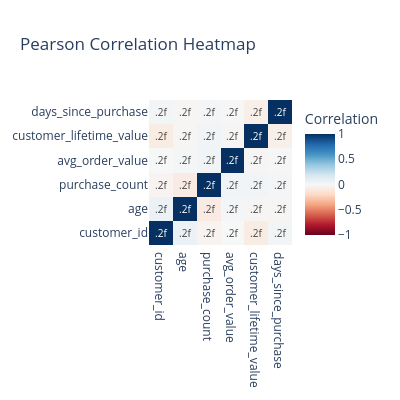

Notebook code for this chart:
### Markdown cell above
## Example 1: Granular Control - Custom Analysis Selection

Use individual flags to run only the analyses you need.

### Code cell
# Example: Run only statistics and correlations (skip distributions, outliers, etc.)
print("\n=== Example 1: Custom Analysis Selection ===")
print("Running only: Statistics + Correlations + Visualizations")
print("Skipping: Distributions, Outliers, Relationships, Advanced Insights\n")

autolyse_custom = Autolyse(
    html=False,  # Display in Jupyter instead of HTML
    api_key=GEMINI_KEY,
    # Enable only specific analyses
    enable_statistics=True,      # ✓ Run statistics
    enable_correlations=True,     # ✓ Run correlations
    enable_visualizations=True,   # ✓ Generate charts
    enable_missing_values=False,  # ✗ Skip missing values
    enable_distributions=False,   # ✗ Skip distributions
    enable_outliers=False,        # ✗ Skip outlier detection
    enable_relationships=False,   # ✗ Skip relationships
    enable_advanced_insights=False # ✗ Skip advanced analysis
)

results = autolyse_custom.analyse(ecommerce_df, show_progress=True)

### Figure 1 — Plotly figure (JSON) as saved in the notebook; plotly's stock layout.template omitted (floating-point values rounded to 4 significant figures)
{"data": [{"colorbar": {"title": {"text": "Correlation"}}, "colorscale": [[0, "rgb(103,0,31)"], [0.1, "rgb(178,24,43)"], [0.2, "rgb(214,96,77)"], [0.3, "rgb(244,165,130)"], [0.4, "rgb(253,219,199)"], [0.5, "rgb(247,247,247)"], [0.6, "rgb(209,229,240)"], [0.7, "rgb(146,197,222)"], [0.8, "rgb(67,147,195)"], [0.9, "rgb(33,102,172)"], [1, "rgb(5,48,97)"]], "hovertemplate": "%{y} vs %{x}<br>Correlation: %{z:.3f}<extra></extra>", "text": [[1.0, 0.06196, -0.0269, 0.00291, -0.08192, 0.02492], [0.06196, 1.0, -0.08251, 0.01796, -0.01452, -0.01262], [-0.0269, -0.08251, 1.0, 0.02904, 0.0326, 0.01812], [0.00291, 0.01796, 0.02904, 1.0, -0.01266, 0.007686], [-0.08192, -0.01452, 0.0326, -0.01266, 1.0, -0.05844], [0.02492, -0.01262, 0.01812, 0.007686, -0.05844, 1.0]], "textfont": {"size": 10}, "texttemplate": ".2f", "type": "heatmap", "x": ["customer_id", "age", "purchase_count", "avg_order_value", "customer_lifetime_value", "days_since_purchase"], "y": ["customer_id", "age", "purchase_count", "avg_order_value", "customer_lifetime_value", "days_since_purchase"], "z": [[1.0, 0.06196, -0.0269, 0.00291, -0.08192, 0.02492], [0.06196, 1.0, -0.08251, 0.01796, -0.01452, -0.01262], [-0.0269, -0.08251, 1.0, 0.02904, 0.0326, 0.01812], [0.00291, 0.01796, 0.02904, 1.0, -0.01266, 0.007686], [-0.08192, -0.01452, 0.0326, -0.01266, 1.0, -0.05844], [0.02492, -0.01262, 0.01812, 0.007686, -0.05844, 1.0]], "zmax": 1, "zmid": 0, "zmin": -1}], "layout": {"height": 400, "title": {"text": "Pearson Correlation Heatmap"}, "width": 400}}
